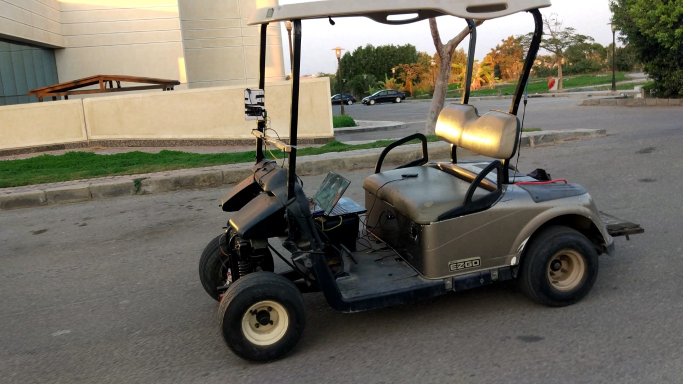
#> input picture Computer_vision/lab7/001.jpg, 1365 x 768 px, given in place of 001.png, which was not available (shown at 1/2 size)
$ jupyter execute --allow-errors harris.ipynb
#> lines starting #> are read from the running program, lines starting #| are printed output that depends on the picture; after the words box and inside, x2 and y2 are one past the last pixel; in counts of white or black regions, pixels touching at a corner belong together; pictures that were not available may be replaced by others from this repository, and a replacement may not be noted
[cell 1]
import numpy as np
import cv2 as cv
import cv2 as cv2

from matplotlib import pyplot as plt
import time

def nothing(x):
    pass

cv.namedWindow('Output')
cv.createTrackbar('blockSize', 'Output', 0, 30, nothing)
cv.createTrackbar('apertureSize', 'Output', 0, 30, nothing)
cv.createTrackbar('k', 'Output', 0, 100, nothing)
cv.createTrackbar('dilation', 'Output', 0, 100, nothing)

#cv.cornerHarris(src_gray, blockSize, apertureSize, k)
filename = '001.png'
src=cv.imread(filename)
#> src is the input picture: shape (768, 1365, 3); mean B, G, R 96, 107.2, 111.3
img = cv.imread(filename)
gray = cv.cvtColor(img,cv.COLOR_BGR2GRAY)
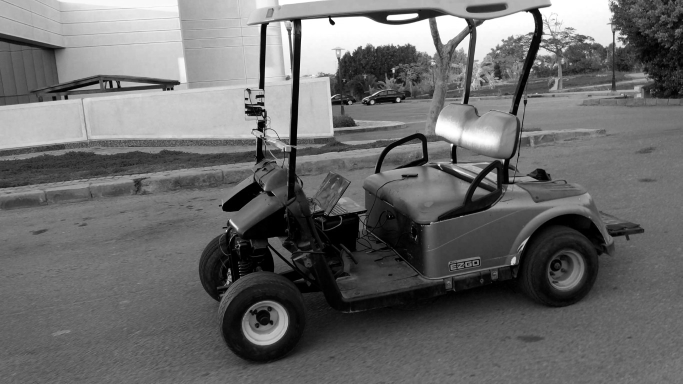
#> gray: shape (768, 1365) (shown at 1/2 size); min 0, max 255, mean 107.1
gray = np.float32(gray)

while 1:
    #img = img.copy()
    img = cv.imread(filename)
    #gray=gray.copy()
    #--------------------------------------------------------calc Algorithm time -----------------------------------------------------------------------
    start_time = time.time()

    blockSize = cv2.getTrackbarPos('blockSize', 'Output')
    apertureSize = cv2.getTrackbarPos('apertureSize', 'Output')
    k = cv2.getTrackbarPos('k', 'Output')
    k=k/100
    dilation = cv2.getTrackbarPos('dilation', 'Output')
    dilation=dilation/100
    if k == 0:
        k=0.01
    if blockSize == 0:
        blockSize=2
    if (apertureSize%2 )!= 1:
        apertureSize+=1

    if apertureSize == 0:
        apertureSize=1
    if dilation ==0 :
        dilation=0.01

    dst = cv.cornerHarris(gray,2,apertureSize,k)
    #result is dilated for marking the corners, not important
    dst = cv.dilate(dst,None)
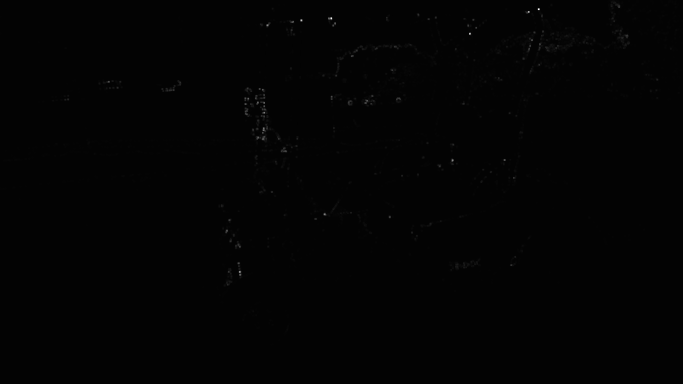
#> dst: shape (768, 1365) float32 (shown at 1/2 size); min -4362011.5, max 312635488, mean 366549.5; drawn with min black and max white
    # Threshold for an optimal value, it may vary depending on the image.
    img[dst>dilation*dst.max()]=[0,0,255]
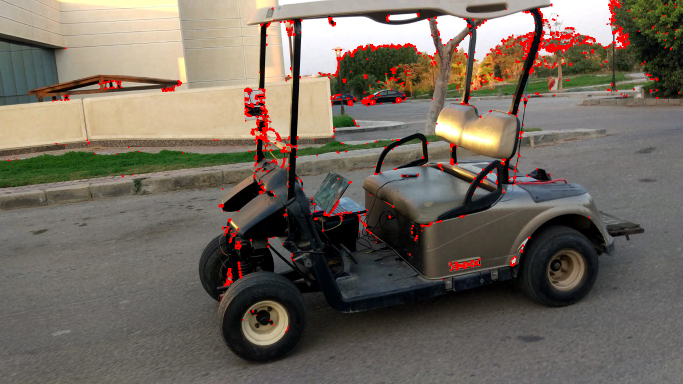
#> img: shape (768, 1365, 3) (shown at 1/2 size); 1.99% of pixels changed, all inside (x1, y1, x2, y2) = (15, 0, 1359, 665)

    #--------------------------------------------------------End of calc Algorithm time
    end_time = time.time()
    total_time = end_time - start_time

    cv.imshow('Output',img)
    if cv.waitKey(1) & 0xff == 27:
#> (key Esc is pressed here)
        break

cv.destroyAllWindows()
print("Time: ", total_time)


titles = ['The original image', 'harris corner ']
images = [src, img]

plt.figure(figsize=(30,15), facecolor=(1, 1, 1))
for i in range(2):
    plt.subplot(1, 2, i + 1), plt.imshow(images[i], 'gray')
    plt.title(titles[i])
    plt.xticks([]), plt.yticks([])
plt.show()
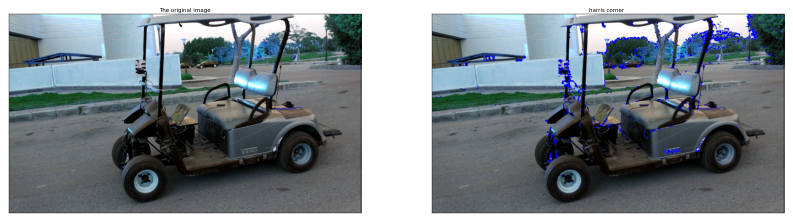
#> figure drawn by matplotlib, 2 panels; B, G, R data is drawn as R, G, B

[cell 2]
import numpy as np
import cv2 as cv
import cv2 as cv2

from matplotlib import pyplot as plt
import time

def nothing(x):
    pass

cv.namedWindow('Output')
cv.createTrackbar('blockSize', 'Output', 0, 30, nothing)
cv.createTrackbar('apertureSize', 'Output', 0, 30, nothing)
cv.createTrackbar('k', 'Output', 0, 100, nothing)
cv.createTrackbar('dilation', 'Output', 0, 100, nothing)

#cv.cornerHarris(src_gray, blockSize, apertureSize, k)
filename = '002.png'
src=cv.imread(filename)
img = cv.imread(filename)
#> (the rest of this cell did not finish here and is left out)

[cell 3]
import numpy as np
import cv2 as cv
import cv2 as cv2

from matplotlib import pyplot as plt
import time

def nothing(x):
    pass

cv.namedWindow('Output')
cv.createTrackbar('blockSize', 'Output', 0, 30, nothing)
cv.createTrackbar('apertureSize', 'Output', 0, 30, nothing)
cv.createTrackbar('k', 'Output', 0, 100, nothing)
cv.createTrackbar('dilation', 'Output', 0, 100, nothing)

#cv.cornerHarris(src_gray, blockSize, apertureSize, k)
filename = '003.png'
src=cv.imread(filename)
img = cv.imread(filename)
#> (the rest of this cell did not finish here and is left out)

[cell 4]
import numpy as np
import cv2 as cv
from matplotlib import pyplot as plt

filename = '004.png'
src=cv.imread(filename)
img = cv.imread(filename)
#> (the rest of this cell did not finish here and is left out)

[cell 5]
import numpy as np
import cv2 as cv
import cv2 as cv2

from matplotlib import pyplot as plt
import time

def nothing(x):
    pass

cv.namedWindow('Output')
cv.createTrackbar('blockSize', 'Output', 0, 30, nothing)
cv.createTrackbar('apertureSize', 'Output', 0, 30, nothing)
cv.createTrackbar('k', 'Output', 0, 100, nothing)
cv.createTrackbar('dilation', 'Output', 0, 100, nothing)

#cv.cornerHarris(src_gray, blockSize, apertureSize, k)
filename = '005.png'
src=cv.imread(filename)
img = cv.imread(filename)
#> (the rest of this cell did not finish here and is left out)

[cell 6]
import numpy as np
import cv2 as cv
import cv2 as cv2

from matplotlib import pyplot as plt
import time

def nothing(x):
    pass

cv.namedWindow('Output')
cv.createTrackbar('blockSize', 'Output', 0, 30, nothing)
cv.createTrackbar('apertureSize', 'Output', 0, 30, nothing)
cv.createTrackbar('k', 'Output', 0, 100, nothing)
cv.createTrackbar('dilation', 'Output', 0, 100, nothing)

#cv.cornerHarris(src_gray, blockSize, apertureSize, k)
filename = '006.png'
src=cv.imread(filename)
img = cv.imread(filename)
#> (the rest of this cell did not finish here and is left out)

[cell 7]
import numpy as np
import cv2 as cv
from matplotlib import pyplot as plt
import imutils

filename = 'chess.png'
src=cv.imread(filename)
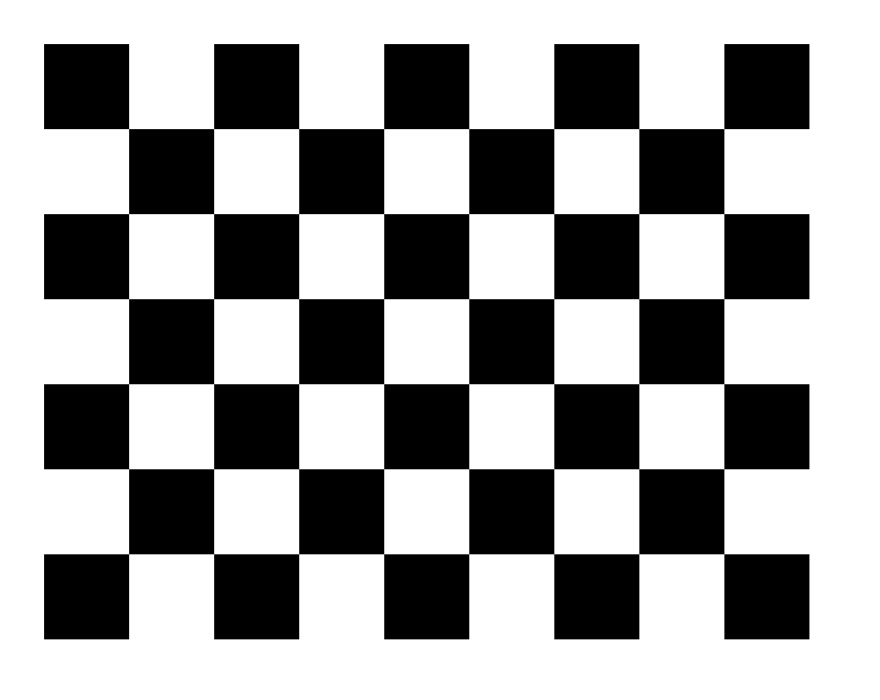
#> input picture Computer_vision/Harris Corner/used_img/chess.png, 4400 x 3500 px, found by its file name (shown at 1/5 size)
#> src is the input picture: shape (3500, 4400, 3); min 0, max 255, mean 159.2
img = cv.imread(filename)

img = imutils.resize(img, width=500)
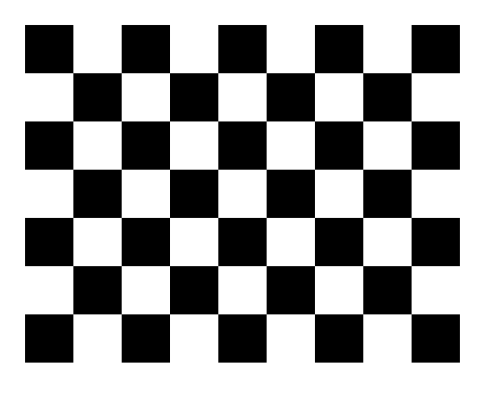
#> img: shape (397, 500, 3); min 0, max 255, mean 159.2

gray = cv.cvtColor(img,cv.COLOR_BGR2GRAY)
#> gray: shape (397, 500)
gray = np.float32(gray)
dst = cv.cornerHarris(gray,10,3,0.04)
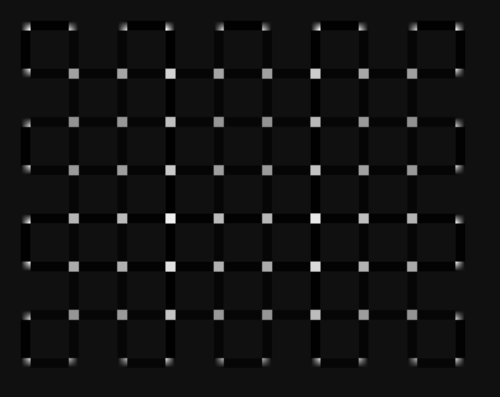
#> dst: shape (397, 500) float32; min -6660323, max 98535800, mean 869282.4; drawn with min black and max white
#result is dilated for marking the corners, not important
dst = cv.dilate(dst,None)
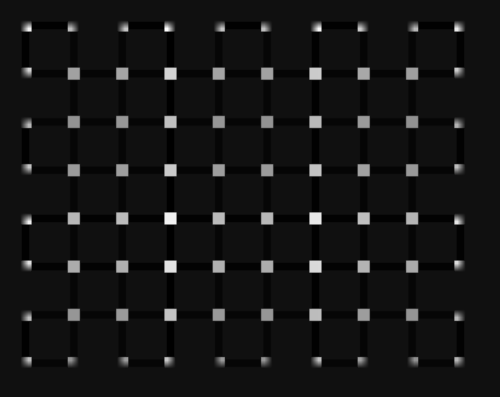
#> dst: shape (397, 500) float32; min -6660323, max 98535800, mean 2139844.8; drawn with min black and max white
# Threshold for an optimal value, it may vary depending on the image.
img[dst>0.01*dst.max()]=[0,0,255]
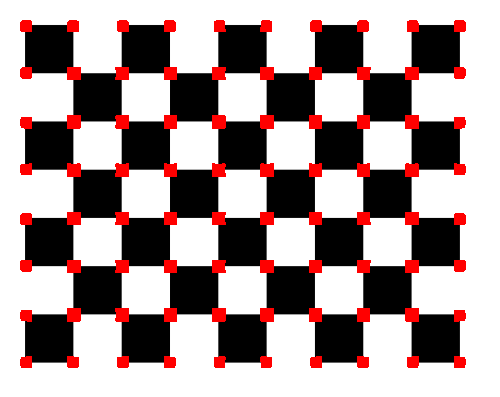
#> img: shape (397, 500, 3); 6.57% of pixels changed, all inside (x1, y1, x2, y2) = (20, 20, 466, 368)
cv.imshow('dst',img)
if cv.waitKey(0) & 0xff == 27:
#> (key Esc is pressed here)
    cv.destroyAllWindows()
cv.destroyAllWindows()

titles = ['The original image', 'harris corner ']
images = [src, img]

plt.figure(figsize=(30,15), facecolor=(1, 1, 1))
for i in range(2):
    plt.subplot(1, 2, i + 1), plt.imshow(images[i], 'gray')
    plt.title(titles[i])
    plt.xticks([]), plt.yticks([])
plt.show()
#> figure, not shown here; B, G, R data is drawn as R, G, B
